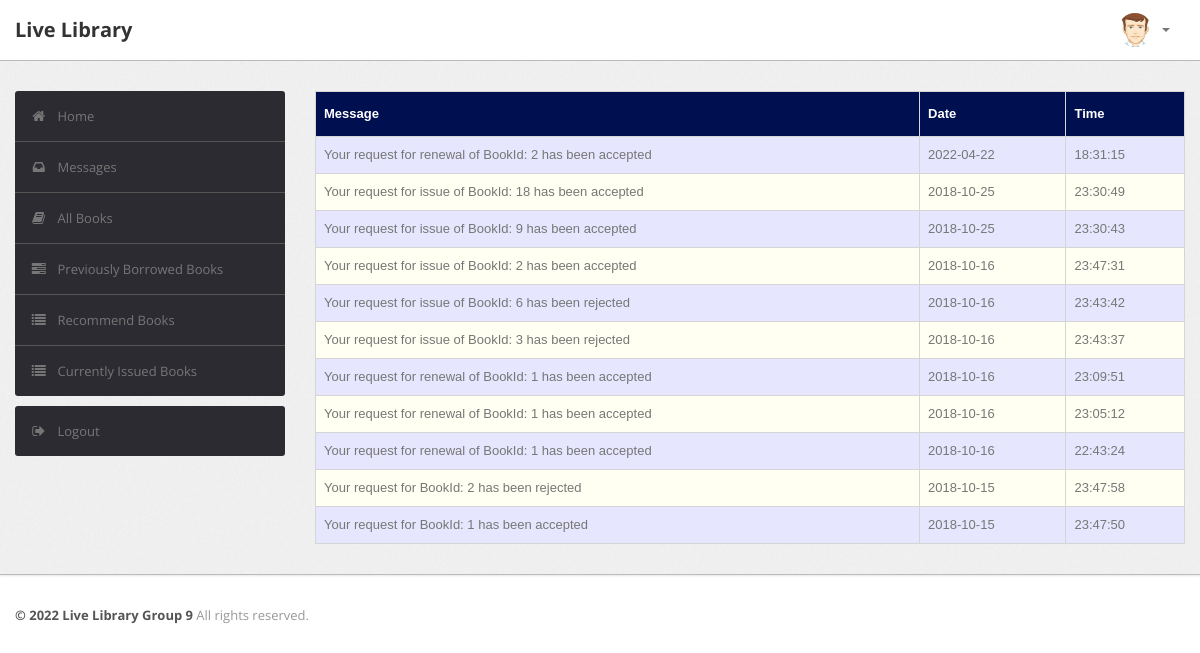
/student/message.php (signed in), run on the app's committed database.
### tables this page shows
CREATE TABLE `message` (
  `M_Id` int NOT NULL AUTO_INCREMENT,
  `RollNo` varchar(50) DEFAULT NULL,
  `Msg` varchar(255) DEFAULT NULL,
  `Date` date DEFAULT NULL,
  `Time` time DEFAULT NULL,
  PRIMARY KEY (`M_Id`),
  KEY `RollNo` (`RollNo`),
  CONSTRAINT `message_ibfk_1` FOREIGN KEY (`RollNo`) REFERENCES `user` (`RollNo`)
);

### student/message.php (the view, shortened to what this page needs)
<?php
require('dbconn.php');
?>
<?php
if ($_SESSION['RollNo']) {
    ?>
<!DOCTYPE html>
<html lang="en">
    <head>
        <link type="text/css" href="bootstrap/css/bootstrap.min.css" rel="stylesheet">
        <link type="text/css" href="bootstrap/css/bootstrap-responsive.min.css" rel="stylesheet">
        <link type="text/css" href="css/theme.css" rel="stylesheet">
        <link type="text/css" href="images/icons/css/font-awesome.css" rel="stylesheet">
    </head>
    <body>
        <div class="navbar navbar-fixed-top">
            <div class="navbar-inner">
                <div class="container">
                        <a class="brand" href="index.php">Live Library  </a>
                    <div class="nav-collapse collapse navbar-inverse-collapse">
                        <ul class="nav pull-right">
                            <li class="nav-user dropdown"><a href="#" class="dropdown-toggle" data-toggle="dropdown">
                                <img src="images/user.png" class="nav-avatar" />
                                <b class="caret"></b></a>
                            </li>
                        </ul>
                    </div>
                </div>
            </div>
        </div>
        <div class="wrapper">
            <div class="container">
                <div class="row">
                    <div class="span3">
                        <div class="sidebar">
                            <ul class="widget widget-menu unstyled">
                                <li class="active"><a href="index.php"><i class="menu-icon icon-home"></i>Home
                                </a></li>
                                 <li><a href="message.php"><i class="menu-icon icon-inbox"></i>Messages</a>
                                </li>
                                <li><a href="book.php"><i class="menu-icon icon-book"></i>All Books </a></li>
                                <li><a href="history.php"><i class="menu-icon icon-tasks"></i>Previously Borrowed Books </a></li>
                                <li><a href="recommendations.php"><i class="menu-icon icon-list"></i>Recommend Books </a></li>
                                <li><a href="current.php"><i class="menu-icon icon-list"></i>Currently Issued Books </a></li>
                            </ul>
                            <ul class="widget widget-menu unstyled">
                                <li><a href="logout.php"><i class="menu-icon icon-signout"></i>Logout </a></li>
                            </ul>
                        </div>
                    </div>
                    <div class="span9">
                        <table class="table" id = "tables">
                                  <thead>
                                    <tr>
                                      <th>Message</th>
                                      <th>Date</th>
                                      <th>Time</th>
                                    </tr>
                                  </thead>
                                  <tbody>
                                    <?php
                                    $rollno=$_SESSION['RollNo'];
                            $sql="select * from LMS.message where RollNo='$rollno' order by Date DESC,Time DESC";
                            $result=$conn->query($sql);
                            while($row=$result->fetch_assoc())
                            {
                                $msg=$row['Msg'];
                                $date=$row['Date'];
                                $time=$row['Time'];
                            ?>
                                    <tr>
                                      <td><?php echo $msg ?></td>
                                      <td><?php echo $date ?></td>
                                      <td><?php echo $time ?></td>
                                    </tr>
                               <?php } ?>
                               </tbody>
                                </table>
                            </div>
                </div>
            </div>
        </div>
<div class="footer">
            <div class="container">
                <b class="copyright">&copy; 2022 Live Library Group 9 </b>All rights reserved.
            </div>
        </div>
    </body>
</html>
<?php }
else {
    echo "<script type='text/javascript'>alert('Access Denied!!!')</script>";
} ?>

### student/css/theme.css (style rules this page uses)
#tables { font-family: "Trebuchet MS", Arial, Helvetica, sans-serif; border-collapse: collapse; width: 100%; }
#tables td, #tables th { border: 1px solid #ddd; padding: 8px; }
#tables tr:nth-child(even) { background-color: #fffff2; }
#tables tr:nth-child(odd) { background-color: #e6e6ff; }
#tables th { padding-top: 12px; padding-bottom: 12px; text-align: left; background-color: #000F50; color: white; }
body { font-size: 13px; font-family: 'Open Sans', Arial, sans-serif; background: #fff; color: #777 }
strong, b { color: #555 }
.wrapper { background: url(../images/bg.png) #eee; border-bottom: 1px solid #bbb; -webkit-box-shadow: 0 1px 2px rgba(0,0,0,0.1); -moz-box-shadow: 0 1px 2px rgba(0,0,0,0.1); box-shadow: 0 1px 2px rgba(0,0,0,0.1); padding: 30px 0 }
.footer { color: #999; padding: 30px 0 60px }
body [class^="icon-"], body [class*=" icon-"] { font-size: 14px; line-height: 20px; height: 20px }
.navbar { position: static!important; margin: 0!important }
.navbar .navbar-inner { background: #fff; border-bottom: 1px solid #bbb; -webkit-box-shadow: 0 1px 2px rgba(0,0,0,0.15); -moz-box-shadow: 0 1px 2px rgba(0,0,0,0.15); box-shadow: 0 1px 2px rgba(0,0,0,0.15) }
.navbar .brand { color: #333; font-weight: bold; font-size: 20px; margin-right: 20px; padding: 20px }
.navbar .nav>li>a { padding: 20px 15px; font-weight: bold; color: #777 }
.nav-user>a { height: 20px }
.nav-avatar { width: 34px; height: 34px; margin: -7px 5px 0 0; -webkit-border-radius: 50%; -moz-border-radius: 50%; border-radius: 50% }
.table { margin-bottom: 0 }
.table th, .table td { border-color: #d5d5d5!important }
.widget-menu { background: #fff; -webkit-border-radius: 3px; -moz-border-radius: 3px; border-radius: 3px; overflow: hidden }
.widget-menu a { color: #555; display: block; line-height: 20px; padding: 15px; text-decoration: none!important }
.widget-menu .menu-icon { margin-right: 10px; color: #767676; -webkit-transition: all .2s ease-in-out; -moz-transition: all .2s ease-in-out; transition: all .2s ease-in-out; }
.widget-menu>li+li { border-top: 1px solid #555 }
.widget-menu>li>a { background-color: #2d2b32; color: #767676; -webkit-transition: all .2s ease-in-out; -moz-transition: all .2s ease-in-out; transition: all .2s ease-in-out; }

### data on the page
message: Msg "Your request for renewal of BookId: 2 has been accepted", Date "2022-04-22", Time "18:31:15"
message: Msg "Your request for issue of BookId: 18 has been accepted", Date "2018-10-25", Time "23:30:49"
message: Msg "Your request for issue of BookId: 9 has been accepted", Date "2018-10-25", Time "23:30:43"
message: Msg "Your request for issue of BookId: 2 has been accepted", Date "2018-10-16", Time "23:47:31"
message: Msg "Your request for issue of BookId: 6 has been rejected", Date "2018-10-16", Time "23:43:42"
message: Msg "Your request for issue of BookId: 3 has been rejected", Date "2018-10-16", Time "23:43:37"
message: Msg "Your request for renewal of BookId: 1 has been accepted", Date "2018-10-16", Time "23:09:51"
message: Msg "Your request for renewal of BookId: 1 has been accepted", Date "2018-10-16", Time "23:05:12"
message: Msg "Your request for renewal of BookId: 1 has been accepted", Date "2018-10-16", Time "22:43:24"
message: Msg "Your request for BookId: 2 has been rejected", Date "2018-10-15", Time "23:47:58"
message: Msg "Your request for BookId: 1 has been accepted", Date "2018-10-15", Time "23:47:50"
